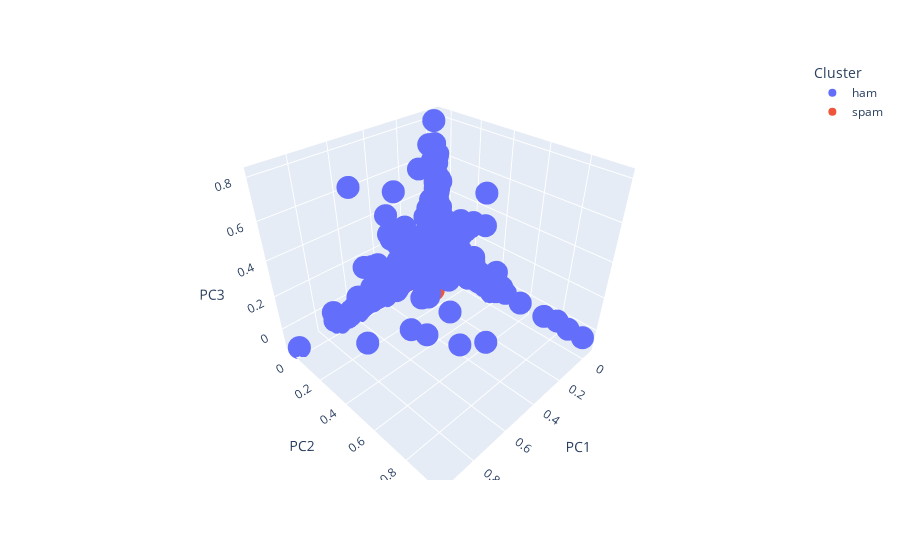

The cell this chart's notebook holds for it:
### Markdown cell above
## Part A: Graph PCA

### Code cell
pca = PCA(n_components=3)
pc = pca.fit_transform(X_train.toarray())

pc_df = pd.DataFrame(data = pc, columns = ['PC1', 'PC2', 'PC3'])
pc_df['Cluster'] = y
pc_df['ID'] = np.arange(0, len(y))
pc_df

fig = px.scatter_3d(pc_df, x="PC1", y="PC2", z="PC3", color = 'Cluster',hover_data=["ID"])
fig.show()

### Figure 1 — Plotly figure (JSON) as saved in the notebook; plotly's stock layout.template omitted (floating-point values rounded to 4 significant figures; data arrays with more than 128 entries replaced by an {"elided": "..."} marker saying what was removed)
{"data": [{"customdata": {"elided": "4626x1 int values"}, "hovertemplate": "Cluster=ham<br>PC1=%{x}<br>PC2=%{y}<br>PC3=%{z}<br>ID=%{customdata[0]}<extra></extra>", "legendgroup": "ham", "marker": {"color": "#636efa", "symbol": "circle"}, "mode": "markers", "name": "ham", "scene": "scene", "showlegend": true, "type": "scatter3d", "x": {"elided": "4626 float values"}, "y": {"elided": "4626 float values"}, "z": {"elided": "4626 float values"}}, {"customdata": {"elided": "687x1 int values"}, "hovertemplate": "Cluster=spam<br>PC1=%{x}<br>PC2=%{y}<br>PC3=%{z}<br>ID=%{customdata[0]}<extra></extra>", "legendgroup": "spam", "marker": {"color": "#EF553B", "symbol": "circle"}, "mode": "markers", "name": "spam", "scene": "scene", "showlegend": true, "type": "scatter3d", "x": {"elided": "687 float values"}, "y": {"elided": "687 float values"}, "z": {"elided": "687 float values"}}], "layout": {"legend": {"title": {"text": "Cluster"}, "tracegroupgap": 0}, "margin": {"t": 60}, "scene": {"domain": {"x": [0, 1], "y": [0, 1]}, "xaxis": {"title": {"text": "PC1"}}, "yaxis": {"title": {"text": "PC2"}}, "zaxis": {"title": {"text": "PC3"}}}}}
